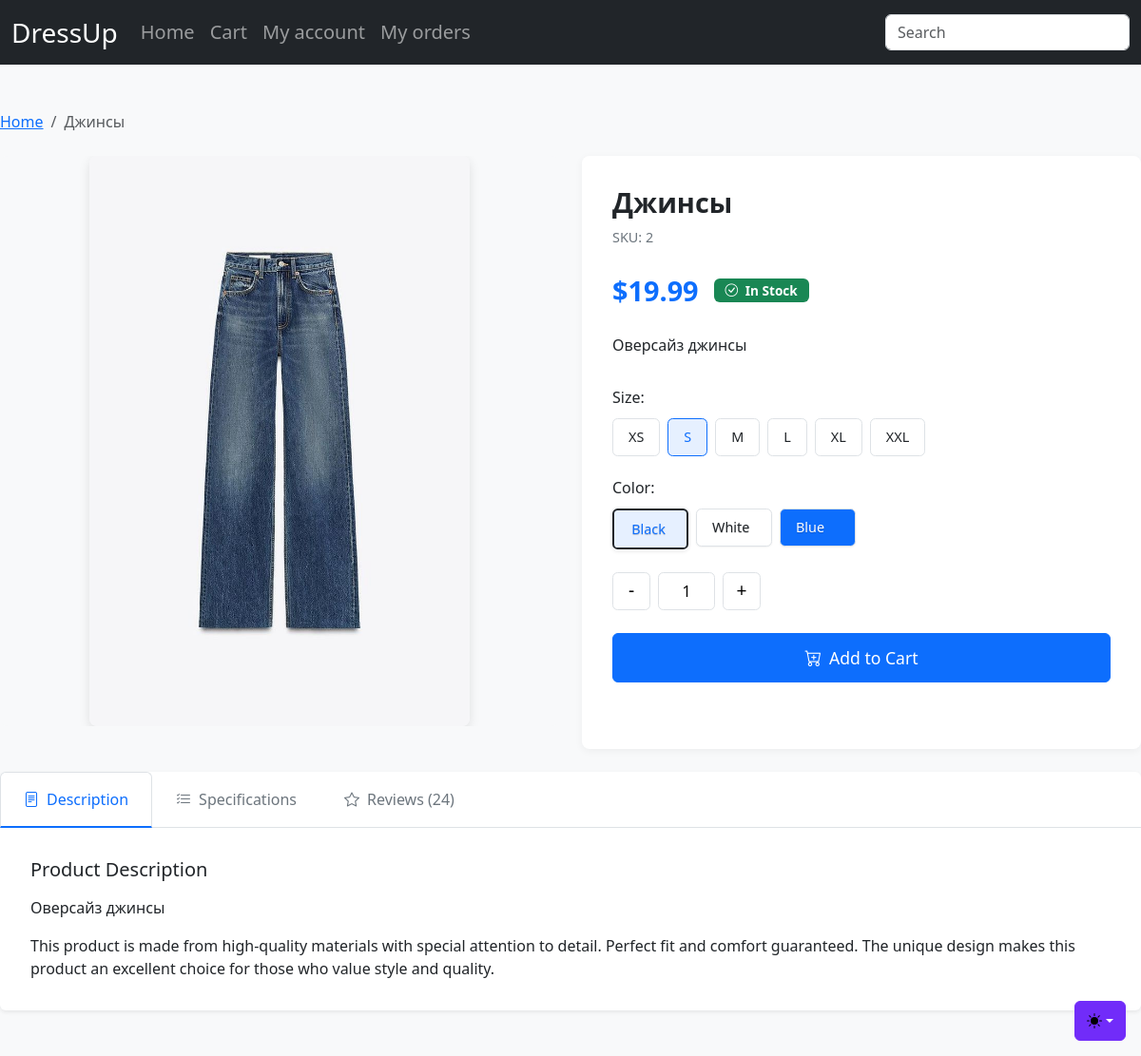
Page /product_demo/2 on the committed database.
### data.py (models this page shows)
class Product(db.Model):
    id = db.Column(db.Integer, primary_key=True)
    name = db.Column(db.String(150), nullable=False)
    price = db.Column(db.Float, nullable=False)
    description = db.Column(db.Text)
    image = db.Column(db.Text)
    stock = db.Column(db.Integer, default=0)
    category_id = db.Column(db.Integer, db.ForeignKey('category.id'), nullable=False)

### app.py (the view)
@app.route("/product_demo/<int:product_id>") #<int:index>
def product_demo(product_id):
    product = Product.query.get_or_404(product_id)
    return render_template("product_demo.html", product=product)

### templates/product_demo.html (shortened to what this page needs)
<!doctype html>
<html lang="en" data-bs-theme="auto">
<head>
    <link href="{{ url_for('static', filename='css/bootstrap.min.css') }}" rel="stylesheet">
    <link rel="stylesheet" href="https://cdn.jsdelivr.net/npm/bootstrap-icons@1.10.0/font/bootstrap-icons.css">
</head>
<body class="bg-body-tertiary">
    <div class="theme-switcher-container">
        {% include 'partials/theme_switcher.html' %}
    </div>
    {% include 'partials/navbar.html' %}
    <div class="product-container py-5">
        <nav aria-label="breadcrumb" class="mb-4">
            <ol class="breadcrumb">
                <li class="breadcrumb-item"><a href="{{ url_for('main_page') }}">Home</a></li>
                <li class="breadcrumb-item active" aria-current="page">{{ product.name }}</li>
            </ol>
        </nav>
        <div class="row g-4">
            <div class="col-lg-6">
                <div class="product-gallery">
                    <img id="mainImage"
                         src="{{ url_for('static', filename='images/' + product.image) }}"
                         class="main-image"
                         alt="{{ product.name }}"
                         loading="lazy">
                </div>
            </div>
            <div class="col-lg-6">
                <div class="product-info-card">
                    <h1 class="product-title">{{ product.name }}</h1>
                    <p class="product-sku">SKU: {{ product.id }}</p>
                    <div class="price-container">
                        <span class="current-price">${{ "%.2f"|format(product.price) }}</span>
                        <span class="badge bg-success stock-badge">
                            <i class="bi bi-check-circle me-1"></i> In Stock
                        </span>
                    </div>
                    <p class="product-description">{{ product.description }}</p>
                    <div class="option-section">
                        <h6 class="option-title">Size:</h6>
                        <div class="option-buttons">
                            {% for size in ['XS', 'S', 'M', 'L', 'XL', 'XXL'] %}
                            <div class="option-btn">
                                <label for="size-{{ size }}">{{ size }}</label>
                            </div>
                            {% endfor %}
                        </div>
                    </div>
                    <div class="option-section">
                        <h6 class="option-title">Color:</h6>
                        <div class="option-buttons">
                            {% for color in ['Black', 'White', 'Blue'] %}
                            <div class="option-btn">
                                <label for="color-{{ color|lower }}"
                                       class="color-label"
                                       style="--color-bg:
                                       {% if color == 'Black' %}var(--bs-gray-800){% endif %}
                                       {% if color == 'White' %}var(--bs-white){% endif %}
                                       {% if color == 'Blue' %}var(--bs-blue){% endif %};
                                       --color-text: {% if color == 'White' %}var(--bs-dark){% else %}var(--bs-white){% endif %}">
                                    {{ color }}
                                </label>
                            </div>
                            {% endfor %}
                        </div>
                    </div>
                    <div class="quantity-selector">
                        <button type="button" class="quantity-btn" onclick="changeQuantity(-1)">-</button>
                        <input type="text" class="quantity-input" value="1" id="quantityInput" readonly>
                        <button type="button" class="quantity-btn" onclick="changeQuantity(1)">+</button>
                    </div>
                    <button class="btn btn-primary add-to-cart-btn"
                            onclick="addToCart({{ product.id }})">
                        <i class="bi bi-cart-plus"></i> Add to Cart
                    </button>
                </div>
            </div>
        </div>
        <div class="card mt-4 border-0 shadow-sm">
            <div class="card-header bg-transparent border-0 p-0">
                <ul class="nav nav-tabs details-tabs">
                    <li class="nav-item">
                        <a class="nav-link active" data-bs-toggle="tab" href="#description">
                            <i class="bi bi-file-text me-2"></i>Description
                        </a>
                    </li>
                    <li class="nav-item">
                        <a class="nav-link" data-bs-toggle="tab" href="#specs">
                            <i class="bi bi-list-check me-2"></i>Specifications
                        </a>
                    </li>
                    <li class="nav-item">
                        <a class="nav-link" data-bs-toggle="tab" href="#reviews">
                            <i class="bi bi-star me-2"></i>Reviews (24)
                        </a>
                    </li>
                </ul>
            </div>
            <div class="card-body tab-content details-content">
                <div class="tab-pane fade show active" id="description">
                    <h5 class="mb-3">Product Description</h5>
                    <p>{{ product.description }}</p>
                    <p class="mb-0">This product is made from high-quality materials with special attention to detail. Perfect fit and comfort guaranteed. The unique design makes this product an excellent choice for those who value style and quality.</p>
                </div>
            </div>
        </div>
    </div>
</body>
</html>

### rows in the picture
Product: name "Джинсы", image (picture), id "2", price "19.99", description "Оверсайз джинсы"

### other values in the picture
{{ size }} "XS" "S" "M" "L" "XL" "XXL"
{{ color }} "Black" "White" "Blue"
